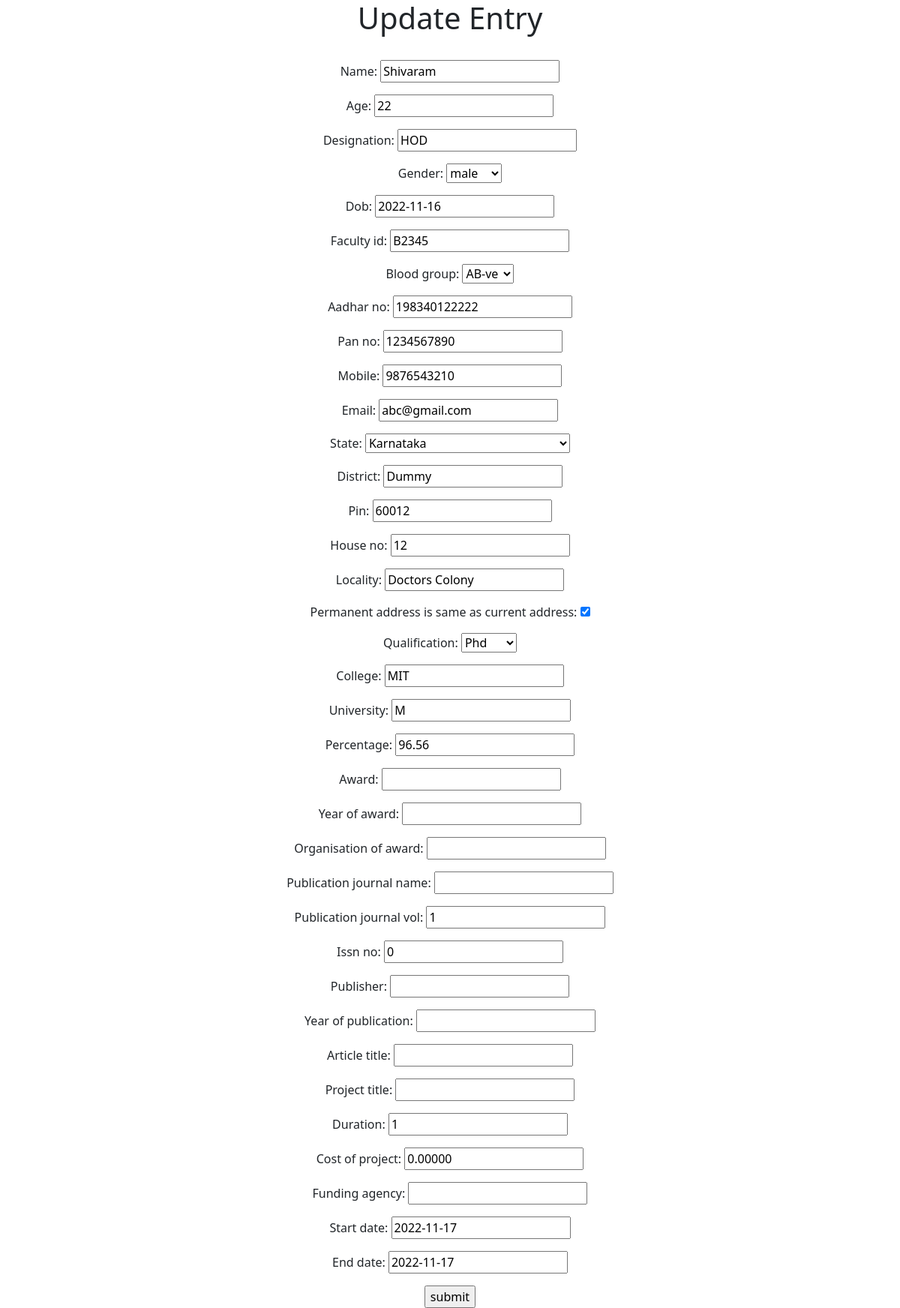
/basic_app/update/8/, run on the app's committed database.
### basic_app/models.py (models this page shows, shortened)
class Faculty(models.Model):
    name=models.CharField(max_length=256)
    age=models.PositiveIntegerField()
    designation=models.CharField(max_length=50)
    faculty_id=models.CharField(max_length=5,blank=True)
    photo = models.ImageField(upload_to='photos',default='default_pic.jpg')
    MALE="male"
    FEMALE="female"
    GENDER_CHOICE=[
    (MALE,"male"),
    (FEMALE,"female")
    ]
    gender=models.CharField(
        max_length=10,
        choices=GENDER_CHOICE,
        default=MALE
    )
    dob=models.DateField(default=datetime.date.today)
    groups=[
    ("A+ve","A+ve"),
    ("B+ve","B+ve"),
    ("A-ve","A-ve"),
    ("B-ve","B-ve"),
    ("O+ve","O+ve"),
    ("AB-ve","AB-ve")
    ]
    blood_group=models.CharField(
        max_length=5,
        choices=groups,
        blank=True
    )
    aadhar_no=models.CharField(max_length=12)
    pan_no=models.CharField(max_length=10,blank=True)
    mobile=models.CharField(max_length=10,blank=True)
    email=models.EmailField(blank=True)
    state_choices = [
        ("Andhra Pradesh","Andhra Pradesh"),("Arunachal Pradesh ","Arunachal Pradesh "),("Assam","Assam"),("Bihar","Bihar"),("Chhattisgarh","Chhattisgarh"),
        ("Goa","Goa"),("Gujarat","Gujarat"),("Haryana","Haryana"),("Himachal Pradesh","Himachal Pradesh"),("Jammu and Kashmir ","Jammu and Kashmir "),
        ("Jharkhand","Jharkhand"),("Karnataka","Karnataka"),("Kerala","Kerala"),("Madhya Pradesh","Madhya Pradesh"),("Maharashtra","Maharashtra"),
        ("Manipur","Manipur"),("Meghalaya","Meghalaya"),("Mizoram","Mizoram"),("Nagaland","Nagaland"),("Odisha","Odisha"),("Punjab","Punjab"),("Rajasthan","Rajasthan"),
        ("Sikkim","Sikkim"),("Tamil Nadu","Tamil Nadu"),("Telangana","Telangana"),("Tripura","Tripura"),("Uttar Pradesh","Uttar Pradesh"),("Uttarakhand","Uttarakhand"),
        ("West Bengal","West Bengal"),("Andaman and Nicobar Islands","Andaman and Nicobar Islands"),("Chandigarh","Chandigarh"),
        ("Dadra and Nagar Haveli","Dadra and Nagar Haveli"),("Daman and Diu","Daman and Diu"),("Lakshadweep","Lakshadweep"),
        ("National Capital Territory of Delhi","National Capital Territory of Delhi"),("Puducherry","Puducherry")
        ]
    state=models.CharField(
    max_length=35,
    choices=state_choices,
    blank=True
    )
    district=models.CharField(max_length=256,blank=True)
    house_no=models.PositiveIntegerField(default=0)
    locality=models.CharField(default="unspecified",max_length=100)
    pin=models.CharField(max_length=6,blank=True)
    permanent_address_is_same_as_current_address=models.BooleanField(default=True)
    qualification_choices=[
    ("SSC","SSC"),
    ("Inter","Inter"),
    ("UG","UG"),
    ("PG","PG"),
    ("Phd","Phd"),
    ("Others","Others")
    ]
    qualification=models.CharField(
    max_length=25,
    choices=qualification_choices,
    blank=True
    )
    college=models.CharField(max_length=100,blank=True)
    graduation_year=models.CharField(max_length=4,blank=True)
    university=models.CharField(max_length=60,blank=True)
    percentage=models.DecimalField(decimal_places=2,max_digits=5,default=0.00)
    award=models.CharField(max_length=100,blank=True)
    year_of_award=models.CharField(max_length=4,blank=True)
    organisation_of_award=models.CharField(max_length=50,blank=True)
    publication_journal_name=models.CharField(max_length=100,blank=True)
    publication_journal_vol=models.PositiveIntegerField(default=1)
    issn_no=models.PositiveIntegerField(default=0)
    publisher=models.CharField(max_length=100,blank=True)
    year_of_publication=models.CharField(max_length=4,blank=True)
    article_title=models.CharField(max_length=50,blank=True)
    project_title=models.CharField(max_length=100,blank=True)
    duration=models.PositiveIntegerField(default=1)
    cost_of_project=models.DecimalField(decimal_places=5,max_digits=10,default=0.00)
    funding_agency=models.CharField(max_length=100,blank=True)
    start_date=models.DateField(default=datetime.date.today)
    end_date=models.DateField(default=datetime.date.today)

### basic_app/views.py (the view)
# urls.py: re_path(r'^update/(?P<pk>\d+)/$',views.FacultyUpdateView.as_view(),name='update'),
class FacultyUpdateView(UpdateView):
    fields=('name','age','designation','gender','dob','faculty_id','blood_group','aadhar_no',
    'pan_no','mobile','email','state','district','pin','house_no','locality','permanent_address_is_same_as_current_address',
    'qualification','college','university','percentage','award','year_of_award','organisation_of_award',
    'publication_journal_name','publication_journal_vol','issn_no','publisher','year_of_publication','article_title',
    'project_title','duration','cost_of_project','funding_agency','start_date','end_date'
    )
    model=models.Faculty

### basic_app/templates/basic_app/faculty_form.html (shortened to what this page needs)
<!DOCTYPE html>
<html lang="en" dir="ltr">
  <head>
      <link href="https://cdn.jsdelivr.net/npm/bootstrap@5.2.1/dist/css/bootstrap.min.css" rel="stylesheet">
  </head>
  <center>
  <body>
    <h1>
    </h1>
    <br>
    <form  method="post">
      {{form.as_p}}
      <input type="submit" name="" value="submit">
    </form>
  </body>
</center>
</html>

### data on the page
Faculty: name "Shivaram", age "22", designation "HOD", gender "male", dob "2022-11-16", faculty_id "B2345", blood_group "AB-ve", aadhar_no "198340122222", pan_no "1234567890", mobile "9876543210", email "abc@gmail.com", state "Karnataka", district "Dummy", pin "60012", house_no "12", locality "Doctors Colony", permanent_address_is_same_as_current_address "☑", qualification "Phd", college "MIT", university "M", percentage "96.56", publication_journal_vol "1", issn_no "0", duration "1", cost_of_project "0.00000", start_date "2022-11-17", end_date "2022-11-17"
